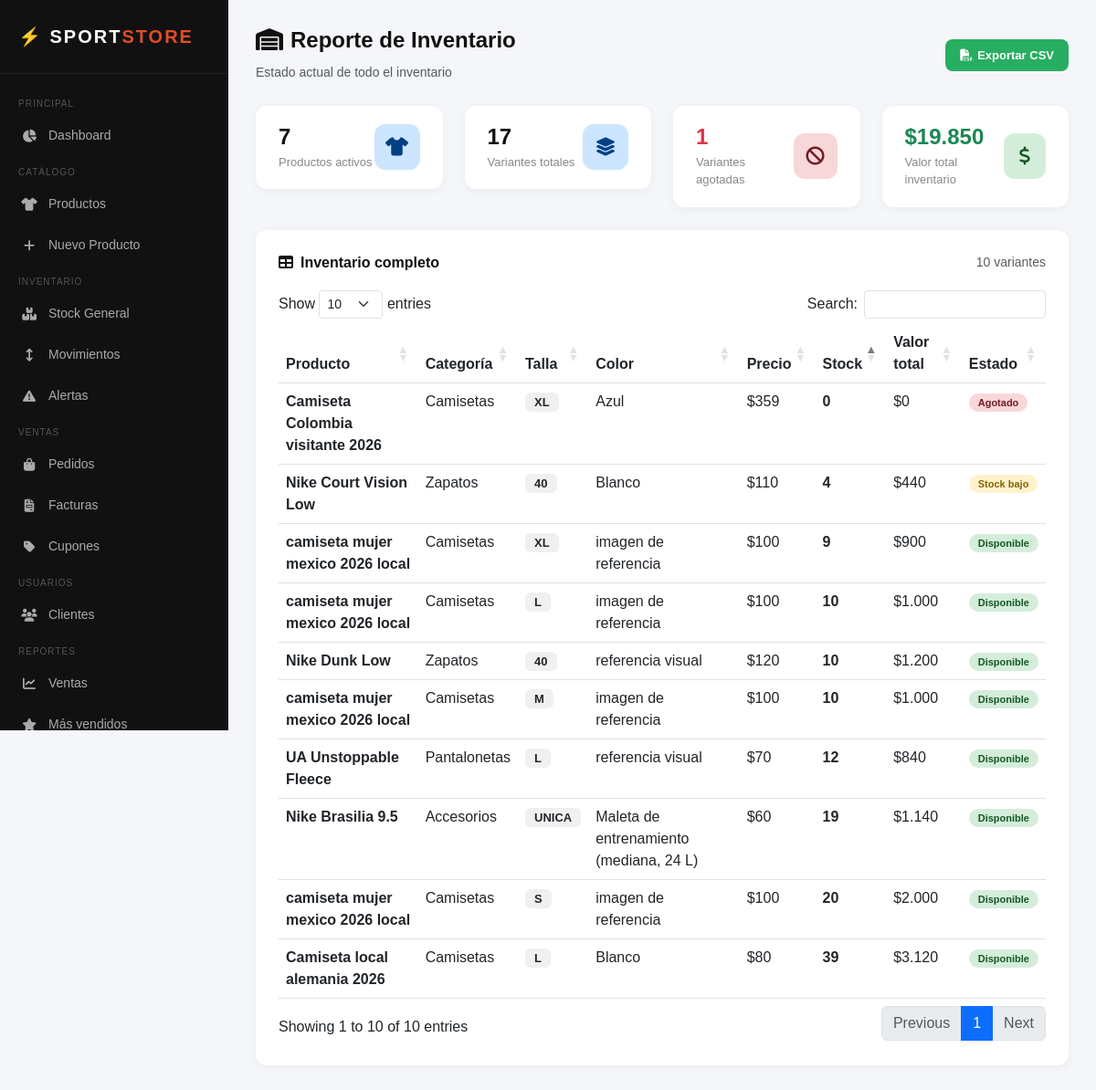
The app's page /admin/reportes/inventario.php (signed in) with its own data.
### tables this page shows
CREATE TABLE `variantes` (
  `id` int(11) NOT NULL,
  `producto_id` int(11) NOT NULL,
  `talla` varchar(10) NOT NULL,
  `color` varchar(50) NOT NULL,
  `precio` decimal(10,2) NOT NULL,
  `stock` int(11) DEFAULT 0,
  `activo` tinyint(1) DEFAULT 1
);

CREATE TABLE `productos` (
  `id` int(11) NOT NULL,
  `nombre` varchar(150) NOT NULL,
  `descripcion` text DEFAULT NULL,
  `categoria_id` int(11) DEFAULT NULL,
  `imagen_principal` varchar(255) DEFAULT NULL,
  `coleccion` enum('nueva_temporada','outlet','mas_vendidos','normal') DEFAULT 'normal',
  `activo` tinyint(1) DEFAULT 1,
  `fecha_creacion` timestamp NOT NULL DEFAULT current_timestamp()
);

CREATE TABLE `categorias` (
  `id` int(11) NOT NULL,
  `nombre` varchar(100) NOT NULL,
  `descripcion` text DEFAULT NULL,
  `imagen` varchar(255) DEFAULT NULL,
  `activo` tinyint(1) DEFAULT 1,
  `fecha_creacion` timestamp NOT NULL DEFAULT current_timestamp()
);

### includes/funciones_inventario.php (called while the page is built, shortened)
<?php
function resumenInventario()
{
    $db = conectar();
    $stmt = $db->prepare("
        SELECT COUNT(*) AS total FROM productos WHERE activo = 1
    ");
    $stmt->execute();
    $total_productos = $stmt->fetch()['total'];
    $stmt = $db->prepare("
        SELECT COUNT(*) AS total FROM variantes WHERE activo = 1
    ");
    $stmt->execute();
    $total_variantes = $stmt->fetch()['total'];
    $stmt = $db->prepare("
        SELECT COUNT(*) AS total FROM variantes WHERE stock = 0 AND activo = 1
    ");
    $stmt->execute();
    $agotados = $stmt->fetch()['total'];
    $stmt = $db->prepare("
        SELECT COUNT(*) AS total FROM variantes WHERE stock <= 5 AND stock > 0 AND activo = 1
    ");
    $stmt->execute();
    $stock_bajo = $stmt->fetch()['total'];
    $stmt = $db->prepare("
        SELECT SUM(stock * precio) AS valor FROM variantes WHERE activo = 1
    ");
    $stmt->execute();
    $valor_inventario = $stmt->fetch()['valor'] ?? 0;
    return [
        'total_productos' => $total_productos,
        'total_variantes' => $total_variantes,
        'agotados' => $agotados,
        'stock_bajo' => $stock_bajo,
        'valor_inventario' => $valor_inventario
    ];
}
function reporteInventario()
{
    $db = conectar();
    $stmt = $db->prepare("
        SELECT p.nombre AS producto,
               c.nombre AS categoria,
               v.talla, v.color,
               v.precio, v.stock,
               (v.stock * v.precio) AS valor_total,
               CASE
                   WHEN v.stock = 0 THEN 'Agotado'
                   WHEN v.stock <= 5 THEN 'Stock bajo'
                   ELSE 'Disponible'
               END AS estado_stock
        FROM variantes v
        JOIN productos p ON v.producto_id = p.id
        JOIN categorias c ON p.categoria_id = c.id
        WHERE v.activo = 1 AND p.activo = 1
        ORDER BY v.stock ASC
    ");
    $stmt->execute();
    return $stmt->fetchAll();
}

### admin/reportes/inventario.php (the view, shortened to what this page needs)
<?php
require_once '../../includes/funciones_inventario.php';
$reporte  = reporteInventario();
$resumen  = resumenInventario();
?>
<!DOCTYPE html>
<html lang="es">
<head>
    <link href="https://cdn.jsdelivr.net/npm/bootstrap@5.3.0/dist/css/bootstrap.min.css" rel="stylesheet">
    <link href="https://cdnjs.cloudflare.com/ajax/libs/font-awesome/6.4.0/css/all.min.css" rel="stylesheet">
    <link rel="stylesheet" href="https://cdn.datatables.net/1.13.6/css/dataTables.bootstrap5.min.css">
    <link rel="stylesheet" href="../assets/css/reportes/inventario.css">
</head>
<body>
<div class="sidebar">
    <div class="sidebar-logo">⚡ SPORT<span>STORE</span></div>
    <nav class="sidebar-menu">
        <div class="menu-label">Principal</div>
        <a href="../index.php" class="menu-item">
            <i class="fas fa-chart-pie"></i> Dashboard
        </a>
        <div class="menu-label">Catálogo</div>
        <a href="../productos/index.php" class="menu-item">
            <i class="fas fa-shirt"></i> Productos
        </a>
        <a href="../productos/crear.php" class="menu-item">
            <i class="fas fa-plus"></i> Nuevo Producto
        </a>
        <div class="menu-label">Inventario</div>
        <a href="../inventario/index.php" class="menu-item">
            <i class="fas fa-boxes-stacked"></i> Stock General
        </a>
        <a href="../inventario/movimientos.php" class="menu-item">
            <i class="fas fa-arrows-up-down"></i> Movimientos
        </a>
        <a href="../inventario/alertas.php" class="menu-item">
            <i class="fas fa-triangle-exclamation"></i> Alertas
        </a>
        <div class="menu-label">Ventas</div>
        <a href="../pedidos/index.php" class="menu-item">
            <i class="fas fa-bag-shopping"></i> Pedidos
        </a>
           <a href="../facturas/index.php" class="menu-item">
                <i class="fas fa-file-invoice"></i> Facturas
            </a>
        <a href="../cupones/index.php" class="menu-item">
            <i class="fas fa-tag"></i> Cupones
        </a>
        <div class="menu-label">Usuarios</div>
        <a href="../clientes/index.php" class="menu-item">
            <i class="fas fa-users"></i> Clientes
        </a>
        <div class="menu-label">Reportes</div>
        <a href="ventas.php" class="menu-item">
            <i class="fas fa-chart-line"></i> Ventas
        </a>
        <a href="productos.php" class="menu-item">
            <i class="fas fa-star"></i> Más vendidos
        </a>
    </nav>
</div>
<div class="main-content">
    <div class="page-header">
        <div>
            <h1><i class="fas fa-warehouse me-2"></i>Reporte de Inventario</h1>
            <small class="text-muted">Estado actual de todo el inventario</small>
        </div>
        <a href="?exportar=1" class="btn-exportar">
            <i class="fas fa-file-csv"></i> Exportar CSV
        </a>
    </div>
    <div class="row g-4 mb-2">
        <div class="col-md-3">
            <div class="stat-card">
                <div>
                    <h3><?= $resumen['total_productos'] ?></h3>
                    <p>Productos activos</p>
                </div>
                <div class="stat-icon icon-total">
                    <i class="fas fa-shirt"></i>
                </div>
            </div>
        </div>
        <div class="col-md-3">
            <div class="stat-card">
                <div>
                    <h3><?= $resumen['total_variantes'] ?></h3>
                    <p>Variantes totales</p>
                </div>
                <div class="stat-icon icon-total">
                    <i class="fas fa-layer-group"></i>
                </div>
            </div>
        </div>
        <div class="col-md-3">
            <div class="stat-card">
                <div>
                    <h3 class="text-danger"><?= $resumen['agotados'] ?></h3>
                    <p>Variantes agotadas</p>
                </div>
                <div class="stat-icon icon-agotado">
                    <i class="fas fa-ban"></i>
                </div>
            </div>
        </div>
        <div class="col-md-3">
            <div class="stat-card">
                <div>
                    <h3 class="text-success">
                        $<?= number_format($resumen['valor_inventario'], 0, ',', '.') ?>
                    </h3>
                    <p>Valor total inventario</p>
                </div>
                <div class="stat-icon icon-valor">
                    <i class="fas fa-dollar-sign"></i>
                </div>
            </div>
        </div>
    </div>
    <div class="card-section">
        <div class="card-section-header">
            <h5><i class="fas fa-table me-2"></i>Inventario completo</h5>
            <small class="text-muted"><?= count($reporte) ?> variantes</small>
        </div>
        <table id="tablaInventario" class="table table-hover" style="width:100%">
            <thead>
                <tr>
                    <th>Producto</th>
                    <th>Categoría</th>
                    <th>Talla</th>
                    <th>Color</th>
                    <th>Precio</th>
                    <th>Stock</th>
                    <th>Valor total</th>
                    <th>Estado</th>
                </tr>
            </thead>
            <tbody>
                <?php foreach ($reporte as $item): ?>
                <tr>
                    <td><strong><?= htmlspecialchars($item['producto']) ?></strong></td>
                    <td><?= htmlspecialchars($item['categoria']) ?></td>
                    <td>
                        <span style="background:#f0f0f0; padding:3px 10px; border-radius:6px; font-weight:700; font-size:13px">
                            <?= htmlspecialchars($item['talla']) ?>
                        </span>
                    </td>
                    <td><?= htmlspecialchars($item['color']) ?></td>
                    <td>$<?= number_format($item['precio'], 0, ',', '.') ?></td>
                    <td><strong><?= $item['stock'] ?></strong></td>
                    <td>$<?= number_format($item['valor_total'], 0, ',', '.') ?></td>
                    <td>
                        <?php
                        $clase = 'stock-ok';
                        if ($item['estado_stock'] === 'Agotado') $clase = 'stock-agotado';
                        elseif ($item['estado_stock'] === 'Stock bajo') $clase = 'stock-bajo';
                        ?>
                        <span class="stock-badge <?= $clase ?>">
                            <?= $item['estado_stock'] ?>
                        </span>
                    </td>
                </tr>
                <?php endforeach; ?>
            </tbody>
        </table>
    </div>
</div>
</body>
</html>

### admin/assets/css/reportes/inventario.css (style rules this page uses)
* { margin: 0; padding: 0; box-sizing: border-box; }
body { font-family: Arial, sans-serif; background: #f4f6f9; display: flex; min-height: 100vh; }
.sidebar { width: 250px; background: #111; color: white; display: flex; flex-direction: column; position: fixed; height: 100vh; overflow-y: auto; z-index: 100; }
.sidebar-logo { padding: 25px 20px; border-bottom: 1px solid #222; font-size: 20px; font-weight: 900; letter-spacing: 2px; }
.sidebar-logo span { color: #e44d26; }
.sidebar-menu { padding: 15px 0; flex: 1; }
.menu-label { padding: 10px 20px 5px; font-size: 10px; color: #555; text-transform: uppercase; letter-spacing: 1px; }
.menu-item { display: flex; align-items: center; gap: 12px; padding: 12px 20px; color: #aaa; text-decoration: none; font-size: 14px; transition: all 0.2s; border-left: 3px solid transparent; }
.menu-item i { width: 18px; text-align: center; }
.main-content { margin-left: 250px; flex: 1; padding: 30px; }
.page-header { display: flex; justify-content: space-between; align-items: center; margin-bottom: 25px; }
.page-header h1 { font-size: 24px; font-weight: 800; color: #111; }
.stat-card { background: white; border-radius: 12px; padding: 20px 25px; box-shadow: 0 2px 10px rgba(0,0,0,0.05); display: flex; justify-content: space-between; align-items: center; }
.stat-card h3 { font-size: 24px; font-weight: 800; color: #111; margin: 0; }
.stat-card p { font-size: 13px; color: #888; margin: 3px 0 0; }
.stat-icon { width: 50px; height: 50px; border-radius: 12px; display: flex; align-items: center; justify-content: center; font-size: 20px; }
.icon-total { background: #cce5ff; color: #004085; }
.icon-agotado { background: #f8d7da; color: #721c24; }
.icon-valor { background: #d4edda; color: #155724; }
.card-section { background: white; border-radius: 12px; padding: 25px; box-shadow: 0 2px 10px rgba(0,0,0,0.05); margin-top: 25px; }
.card-section-header { display: flex; justify-content: space-between; align-items: center; margin-bottom: 20px; }
.card-section-header h5 { font-weight: 800; color: #111; font-size: 16px; margin: 0; }
.stock-badge { padding: 4px 10px; border-radius: 20px; font-size: 11px; font-weight: 700; }
.stock-ok { background: #d4edda; color: #155724; }
.stock-bajo { background: #fff3cd; color: #856404; }
.stock-agotado { background: #f8d7da; color: #721c24; }
.btn-exportar { background: #27ae60; color: white; border: none; border-radius: 8px; padding: 8px 16px; font-weight: 600; font-size: 13px; text-decoration: none; display: inline-flex; align-items: center; gap: 6px; transition: background 0.2s; }
body { display: flex; flex-direction: column; min-height: 100vh; width: 100%; }

### records on screen
variantes: producto.nombre "Camiseta Colombia visitante 2026", categorias.nombre "Camisetas", talla "XL", color "Azul", precio "359", stock "0", valor_total "0", estado_stock "Agotado"
variantes: producto.nombre "Nike Court Vision Low", categorias.nombre "Zapatos", talla "40", color "Blanco", precio "110", stock "4", valor_total "440", estado_stock "Stock bajo"
variantes: producto.nombre "camiseta mujer mexico 2026 local", categorias.nombre "Camisetas", talla "XL", color "imagen de referencia", precio "100", stock "9", valor_total "900", estado_stock "Disponible"
variantes: producto.nombre "camiseta mujer mexico 2026 local", categorias.nombre "Camisetas", talla "L", color "imagen de referencia", precio "100", stock "10", valor_total "1.000", estado_stock "Disponible"
variantes: producto.nombre "Nike Dunk Low", categorias.nombre "Zapatos", talla "40", color "referencia visual", precio "120", stock "10", valor_total "1.200", estado_stock "Disponible"
variantes: producto.nombre "camiseta mujer mexico 2026 local", categorias.nombre "Camisetas", talla "M", color "imagen de referencia", precio "100", stock "10", valor_total "1.000", estado_stock "Disponible"
variantes: producto.nombre "UA Unstoppable Fleece", categorias.nombre "Pantalonetas", talla "L", color "referencia visual", precio "70", stock "12", valor_total "840", estado_stock "Disponible"
variantes: producto.nombre "Nike Brasilia 9.5", categorias.nombre "Accesorios", talla "UNICA", color "Maleta de entrenamiento (mediana, 24 L)", precio "60", stock "19", valor_total "1.140", estado_stock "Disponible"
variantes: producto.nombre "camiseta mujer mexico 2026 local", categorias.nombre "Camisetas", talla "S", color "imagen de referencia", precio "100", stock "20", valor_total "2.000", estado_stock "Disponible"
variantes: producto.nombre "Camiseta local alemania 2026", categorias.nombre "Camisetas", talla "L", color "Blanco", precio "80", stock "39", valor_total "3.120", estado_stock "Disponible"

### other values on screen
$resumen['total_productos'] "7"
$resumen['total_variantes'] "17"
$resumen['agotados'] "1"
$resumen['valor_inventario'] "19.850"
count($reporte) "10"
